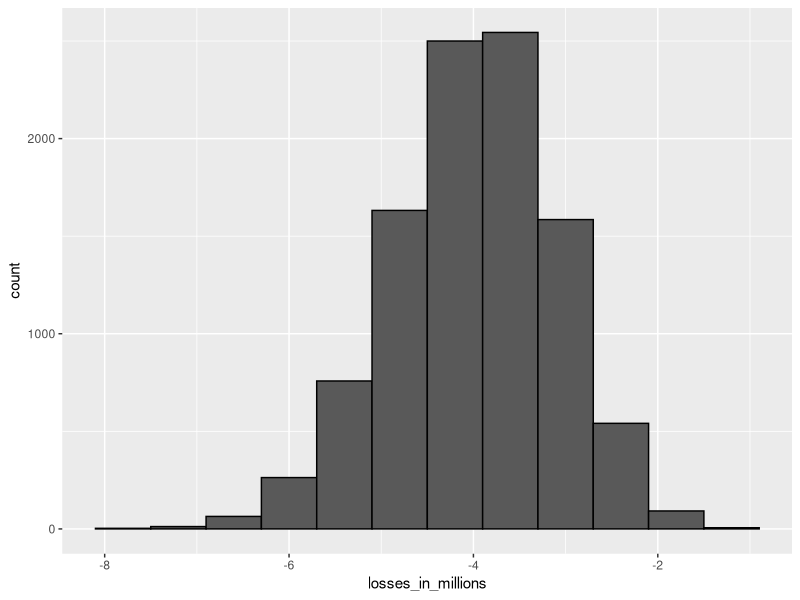

Recreate this plot in R.
library(tidyverse)
library(dslabs)
library(gtools)

#~~~~~~~~THE BIG SHORT: INTEREST RATES EXPLAINED~~~~~~~
#interest rate sampling model
n <- 1000
loss_per_foreclosure <- -200000
p <- 0.02
defaults <- sample( c(0,1), n, prob=c(1-p, p), replace = TRUE)
sum(defaults * loss_per_foreclosure)

#interest rate Monte Carlo simulation
B <- 10000
losses <- replicate(B, {
  defaults <- sample( c(0,1), n, prob=c(1-p, p), replace = TRUE) 
  sum(defaults * loss_per_foreclosure)
})

#plotting expected losses
data.frame(losses_in_millions = losses/10^6) %>%
  ggplot(aes(losses_in_millions)) +
  geom_histogram(binwidth = 0.6, col = "black")

#expected value and standard error of the sum of 1000 loans
n*(p*loss_per_foreclosure + (1-p)*0)    # expected value 
sqrt(n)*abs(loss_per_foreclosure)*sqrt(p*(1-p))    # standard error

#calculating interest rates for expected value of 0
x = - loss_per_foreclosure*p/(1-p)
x
x/180000 #interest rate on a $100k loan

#calculating interest rate for 1% probability of losing money
l <- loss_per_foreclosure
z <- qnorm(0.01)
x <- -l*( n*p - z*sqrt(n*p*(1-p)))/ ( n*(1-p) + z*sqrt(n*p*(1-p)))
x/180000    # interest rate
loss_per_foreclosure*p + x*(1-p)    # expected value of the profit per loan
n*(loss_per_foreclosure*p + x*(1-p)) # expected value of the profit over n loans

#Monte Carlo sim for 1% probability of losing money
B <- 100000
profit <- replicate(B, {
  draws <- sample( c(x, loss_per_foreclosure), n, 
                   prob=c(1-p, p), replace = TRUE) 
  sum(draws)
})
mean(profit)    # expected value of the profit over n loans
mean(profit<0)    # probability of losing money

#~~~~~THE BIG SHORT~~~~~~~
#expected value with higer default rate and interest rate
p <- .04
loss_per_foreclosure <- -200000
r <- 0.05
x <- r*180000
loss_per_foreclosure*p + x*(1-p)

#calculating the number of loans for desired probability of losing money
z <- qnorm(0.01)
l <- loss_per_foreclosure
n <- ceiling((z^2*(x-l)^2*p*(1-p))/(l*p + x*(1-p))^2)
n    # number of loans required
n*(loss_per_foreclosure*p + x * (1-p))    # expected profit over n loans

#Monte Carlo simulation with known default prob
#this sim esimates the expected profit given a known default prob of 0.04.
B <- 10000
p <- 0.04
x <- 0.05 * 180000
profit <- replicate(B, {
  draws <- sample( c(x, loss_per_foreclosure), n, 
                   prob=c(1-p, p), replace = TRUE) 
  sum(draws)
})
mean(profit)

#Monte Carlo simulation with unknown default probability
#sim estimates expected profit given unknown default prob 0.03<= p <= 0.05
#modeling the situation where an event changes the prob of default for all borrowers simultaneously
p <- 0.04
x <- 0.05*180000
profit <- replicate(B, {
  new_p <- 0.04 + sample(seq(-0.01, 0.01, length = 100), 1)
  draws <- sample( c(x, loss_per_foreclosure), n, 
                   prob=c(1-new_p, new_p), replace = TRUE)
  sum(draws)
})
mean(profit)    # expected profit
mean(profit < 0)    # probability of losing money
mean(profit < -10000000)    # probability of losing over $10 million
